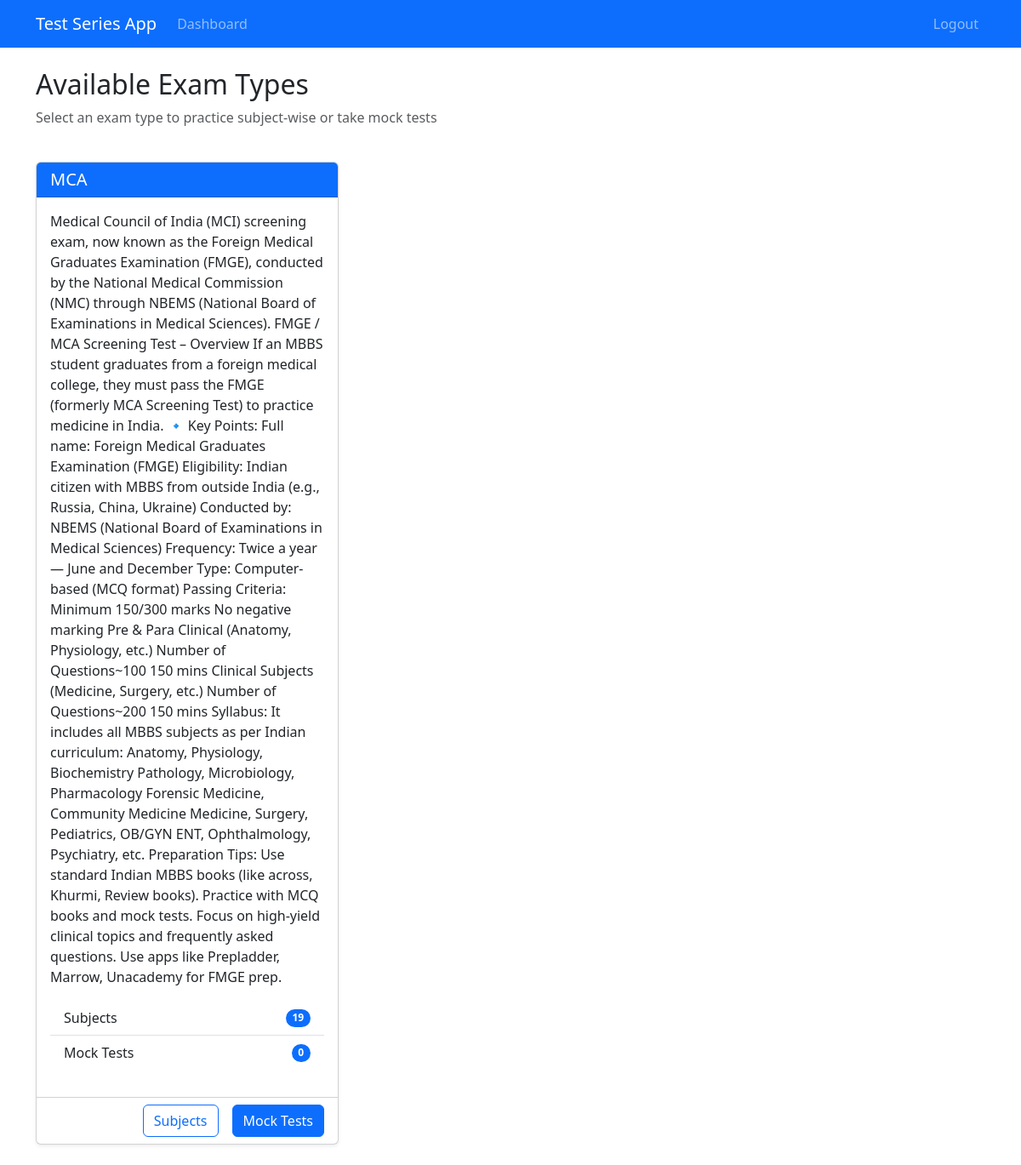
Screenshot of /exams/ (signed in) with the database file from the repository.
### exams/models.py (models this page shows, shortened)
class ExamType(models.Model):
    name = models.CharField(max_length=100)
    description = models.TextField(blank=True, null=True)
    created_at = models.DateTimeField(auto_now_add=True)
    updated_at = models.DateTimeField(auto_now=True)

### exams/views.py (the view)
# urls.py: path('', views.exam_types, name='exam_types'),
@login_required
def exam_types(request):
    exam_types = ExamType.objects.annotate(
        subject_count=Count('subject'),
        mock_test_count=Count('mocktest')
    )
    return render(request, 'exams/exam_types.html', {'exam_types': exam_types})

### templates/exams/exam_types.html (shortened to what this page needs)
{% extends 'base.html' %}
{% block content %}
<div class="row mb-4">
    <div class="col">
        <h2>Available Exam Types</h2>
        <p class="text-muted">Select an exam type to practice subject-wise or take mock tests</p>
    </div>
</div>
<div class="row row-cols-1 row-cols-md-2 row-cols-lg-3 g-4">
    {% for exam_type in exam_types %}
    <div class="col">
        <div class="card h-100 shadow-sm">
            <div class="card-header bg-primary text-white">
                <h5 class="card-title mb-0">{{ exam_type.name }}</h5>
            </div>
            <div class="card-body">
                <p class="card-text">{{ exam_type.description }}</p>
                <ul class="list-group list-group-flush mb-3">
                    <li class="list-group-item d-flex justify-content-between align-items-center">
                        Subjects
                        <span class="badge bg-primary rounded-pill">{{ exam_type.subject_count }}</span>
                    </li>
                    <li class="list-group-item d-flex justify-content-between align-items-center">
                        Mock Tests
                        <span class="badge bg-primary rounded-pill">{{ exam_type.mock_test_count }}</span>
                    </li>
                </ul>
            </div>
            <div class="card-footer bg-transparent">
                <div class="d-grid gap-2 d-md-flex justify-content-md-end">
                    <a href="{% url 'subjects' exam_type.id %}" class="btn btn-outline-primary me-md-2">Subjects</a>
                    <a href="{% url 'mock_tests' exam_type.id %}" class="btn btn-primary">Mock Tests</a>
                </div>
            </div>
        </div>
    </div>
    {% empty %}
    <div class="col">
        <div class="alert alert-info">No exam types available yet.</div>
    </div>
    {% endfor %}
</div>
{% endblock %}

### rows the page displays
ExamType: name "MCA", description "Medical Council of India (MCI) screening exam, now known as the Foreign Medical Graduates Examination (FMGE), conducted by the National Medical Commission (NMC) through NBEMS (National Board of Examinations in Medical Sciences). FMGE / MCA Screening Test – Overview If an MBBS student graduates from a foreign medical college, they must pass the FMGE (formerly MCA Screening Test) to practice medicine in India. 🔹 Key Points: Full name: Foreign Medical Graduates Examination (FMGE) Eligibility: Indian citizen with MBBS from outside India (e.g., Russia, China, Ukraine) Conducted by: NBEMS (National Board of Examinations in Medical Sciences) Frequency: Twice a year — June and December Type:…", subject_count "19", mock_test_count "0"
